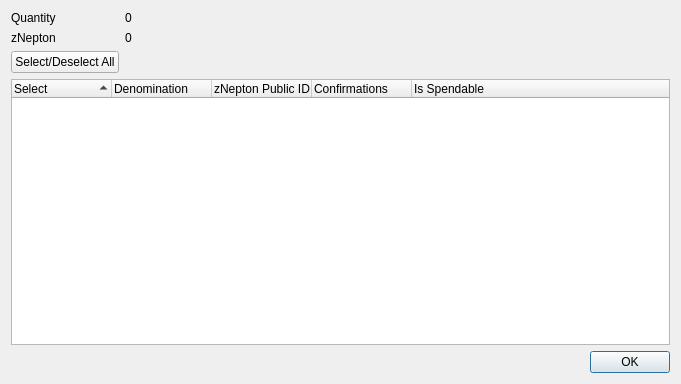
<?xml version="1.0" encoding="UTF-8"?>
<ui version="4.0">
 <class>ZNeptonControlDialog</class>
 <widget class="QDialog" name="ZNeptonControlDialog">
  <property name="geometry">
   <rect>
    <x>0</x>
    <y>0</y>
    <width>681</width>
    <height>384</height>
   </rect>
  </property>
  <property name="minimumSize">
   <size>
    <width>681</width>
    <height>384</height>
   </size>
  </property>
  <property name="windowTitle">
   <string>Select zNepton to Spend</string>
  </property>
  <layout class="QGridLayout" name="gridLayout">
   <item row="0" column="0">
    <layout class="QFormLayout" name="formLayout">
     <property name="sizeConstraint">
      <enum>QLayout::SetDefaultConstraint</enum>
     </property>
     <item row="0" column="0">
      <widget class="QLabel" name="labelQuantity">
       <property name="text">
        <string>Quantity</string>
       </property>
      </widget>
     </item>
     <item row="0" column="1">
      <widget class="QLabel" name="labelQuantity_int">
       <property name="text">
        <string>0</string>
       </property>
      </widget>
     </item>
     <item row="1" column="0">
      <widget class="QLabel" name="labelZNepton">
       <property name="text">
        <string>zNepton</string>
       </property>
      </widget>
     </item>
     <item row="1" column="1">
      <widget class="QLabel" name="labelZNepton_int">
       <property name="text">
        <string>0</string>
       </property>
      </widget>
     </item>
     <item row="2" column="0">
      <widget class="QPushButton" name="pushButtonAll">
       <property name="text">
        <string>Select/Deselect All</string>
       </property>
      </widget>
     </item>
    </layout>
   </item>
   <item row="1" column="0">
    <layout class="QVBoxLayout" name="verticalLayout">
     <item>
      <widget class="QTreeWidget" name="treeWidget">
       <property name="minimumSize">
        <size>
         <width>0</width>
         <height>250</height>
        </size>
       </property>
       <property name="alternatingRowColors">
        <bool>true</bool>
       </property>
       <property name="sortingEnabled">
        <bool>true</bool>
       </property>
       <property name="columnCount">
        <number>5</number>
       </property>
       <attribute name="headerDefaultSectionSize">
        <number>100</number>
       </attribute>
       <column>
        <property name="text">
         <string notr="true">Select</string>
        </property>
       </column>
       <column>
        <property name="text">
         <string notr="true">Denomination</string>
        </property>
       </column>
       <column>
        <property name="text">
         <string notr="true">zNepton Public ID</string>
        </property>
       </column>
       <column>
        <property name="text">
         <string notr="true">Confirmations</string>
        </property>
       </column>
       <column>
        <property name="text">
         <string>Is Spendable</string>
        </property>
       </column>
      </widget>
     </item>
     <item>
      <widget class="QDialogButtonBox" name="buttonBox">
       <property name="orientation">
        <enum>Qt::Horizontal</enum>
       </property>
       <property name="standardButtons">
        <set>QDialogButtonBox::Ok</set>
       </property>
      </widget>
     </item>
    </layout>
   </item>
  </layout>
 </widget>
 <resources/>
 <connections>
  <connection>
   <sender>buttonBox</sender>
   <signal>accepted()</signal>
   <receiver>ZNeptonControlDialog</receiver>
   <slot>accept()</slot>
   <hints>
    <hint type="sourcelabel">
     <x>248</x>
     <y>254</y>
    </hint>
    <hint type="destinationlabel">
     <x>157</x>
     <y>274</y>
    </hint>
   </hints>
  </connection>
  <connection>
   <sender>buttonBox</sender>
   <signal>rejected()</signal>
   <receiver>ZNeptonControlDialog</receiver>
   <slot>reject()</slot>
   <hints>
    <hint type="sourcelabel">
     <x>316</x>
     <y>260</y>
    </hint>
    <hint type="destinationlabel">
     <x>286</x>
     <y>274</y>
    </hint>
   </hints>
  </connection>
 </connections>
</ui>
